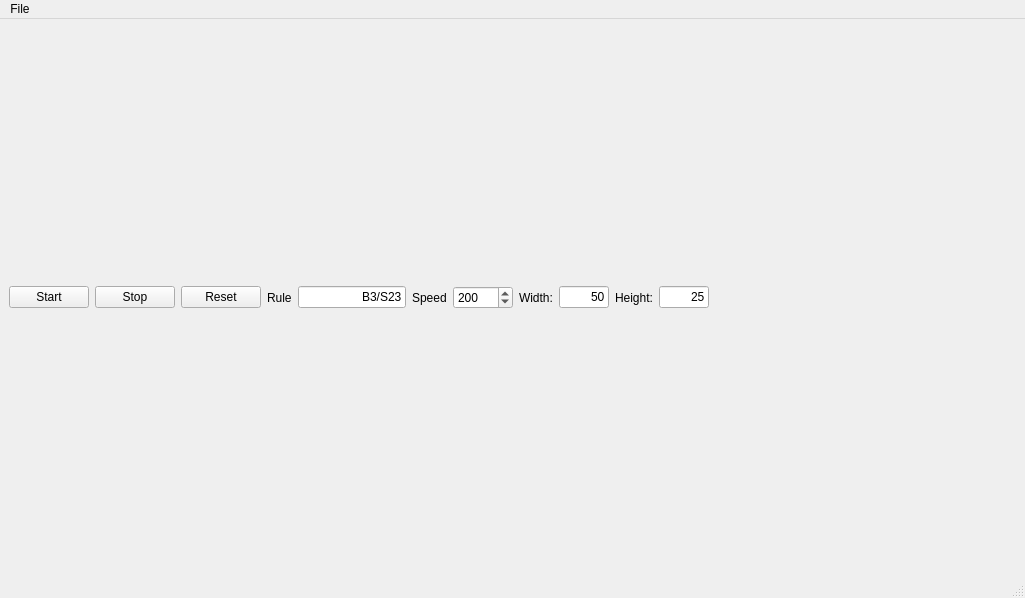
<?xml version="1.0" encoding="UTF-8"?>
<ui version="4.0">
 <class>MainWindow</class>
 <widget class="QMainWindow" name="MainWindow">
  <property name="geometry">
   <rect>
    <x>0</x>
    <y>0</y>
    <width>1025</width>
    <height>598</height>
   </rect>
  </property>
  <property name="windowTitle">
   <string>MainWindow</string>
  </property>
  <widget class="QWidget" name="centralwidget">
   <layout class="QVBoxLayout" name="verticalLayout_2">
    <item>
     <layout class="QHBoxLayout" name="controlsLayout">
      <item>
       <widget class="QPushButton" name="startButton">
        <property name="text">
         <string>Start</string>
        </property>
       </widget>
      </item>
      <item>
       <widget class="QPushButton" name="stopButton">
        <property name="text">
         <string>Stop</string>
        </property>
       </widget>
      </item>
      <item>
       <widget class="QPushButton" name="resetButton">
        <property name="text">
         <string>Reset</string>
        </property>
       </widget>
      </item>
      <item>
       <widget class="QLabel" name="RuleLabel">
        <property name="text">
         <string>Rule</string>
        </property>
       </widget>
      </item>
      <item>
       <widget class="QLineEdit" name="ruleController">
        <property name="sizePolicy">
         <sizepolicy hsizetype="Fixed" vsizetype="Fixed">
          <horstretch>0</horstretch>
          <verstretch>0</verstretch>
         </sizepolicy>
        </property>
        <property name="inputMask">
         <string/>
        </property>
        <property name="text">
         <string>B3/S23</string>
        </property>
        <property name="alignment">
         <set>Qt::AlignRight|Qt::AlignTrailing|Qt::AlignVCenter</set>
        </property>
       </widget>
      </item>
      <item>
       <widget class="QLabel" name="SpeedLabel">
        <property name="text">
         <string>Speed</string>
        </property>
       </widget>
      </item>
      <item>
       <widget class="QSpinBox" name="speedController">
        <property name="sizePolicy">
         <sizepolicy hsizetype="Fixed" vsizetype="Fixed">
          <horstretch>0</horstretch>
          <verstretch>0</verstretch>
         </sizepolicy>
        </property>
        <property name="minimumSize">
         <size>
          <width>60</width>
          <height>0</height>
         </size>
        </property>
        <property name="minimum">
         <number>10</number>
        </property>
        <property name="maximum">
         <number>3000</number>
        </property>
        <property name="singleStep">
         <number>20</number>
        </property>
        <property name="value">
         <number>200</number>
        </property>
        <property name="displayIntegerBase">
         <number>10</number>
        </property>
       </widget>
      </item>
      <item>
       <widget class="QLabel" name="SizeX">
        <property name="text">
         <string>Width:</string>
        </property>
       </widget>
      </item>
      <item>
       <widget class="QLineEdit" name="sizeXController">
        <property name="sizePolicy">
         <sizepolicy hsizetype="Fixed" vsizetype="Fixed">
          <horstretch>0</horstretch>
          <verstretch>0</verstretch>
         </sizepolicy>
        </property>
        <property name="minimumSize">
         <size>
          <width>40</width>
          <height>0</height>
         </size>
        </property>
        <property name="maximumSize">
         <size>
          <width>50</width>
          <height>16777215</height>
         </size>
        </property>
        <property name="text">
         <string>50</string>
        </property>
        <property name="alignment">
         <set>Qt::AlignRight|Qt::AlignTrailing|Qt::AlignVCenter</set>
        </property>
       </widget>
      </item>
      <item>
       <widget class="QLabel" name="SizeY">
        <property name="text">
         <string>Height:</string>
        </property>
       </widget>
      </item>
      <item>
       <widget class="QLineEdit" name="sizeYContorller">
        <property name="sizePolicy">
         <sizepolicy hsizetype="Fixed" vsizetype="Fixed">
          <horstretch>0</horstretch>
          <verstretch>0</verstretch>
         </sizepolicy>
        </property>
        <property name="minimumSize">
         <size>
          <width>40</width>
          <height>0</height>
         </size>
        </property>
        <property name="maximumSize">
         <size>
          <width>50</width>
          <height>16777215</height>
         </size>
        </property>
        <property name="text">
         <string>25</string>
        </property>
        <property name="alignment">
         <set>Qt::AlignRight|Qt::AlignTrailing|Qt::AlignVCenter</set>
        </property>
       </widget>
      </item>
      <item>
       <spacer name="horizontalSpacer">
        <property name="orientation">
         <enum>Qt::Horizontal</enum>
        </property>
        <property name="sizeHint" stdset="0">
         <size>
          <width>40</width>
          <height>20</height>
         </size>
        </property>
       </spacer>
      </item>
     </layout>
    </item>
    <item>
     <layout class="QVBoxLayout" name="fieldLayout"/>
    </item>
   </layout>
  </widget>
  <widget class="QMenuBar" name="menubar">
   <property name="geometry">
    <rect>
     <x>0</x>
     <y>0</y>
     <width>1025</width>
     <height>22</height>
    </rect>
   </property>
   <widget class="QMenu" name="menuFile">
    <property name="title">
     <string>File</string>
    </property>
    <addaction name="actionOpen"/>
    <addaction name="actionOpen_as_template"/>
    <addaction name="actionSave_as"/>
   </widget>
   <addaction name="menuFile"/>
  </widget>
  <widget class="QStatusBar" name="statusbar"/>
  <action name="actionOpen">
   <property name="text">
    <string>Open as project</string>
   </property>
  </action>
  <action name="actionSave_as">
   <property name="text">
    <string>Save ass</string>
   </property>
  </action>
  <action name="actionGeneral">
   <property name="text">
    <string>General</string>
   </property>
  </action>
  <action name="actionOpen_as_template">
   <property name="text">
    <string>Open as template</string>
   </property>
  </action>
 </widget>
 <resources/>
 <connections/>
</ui>
